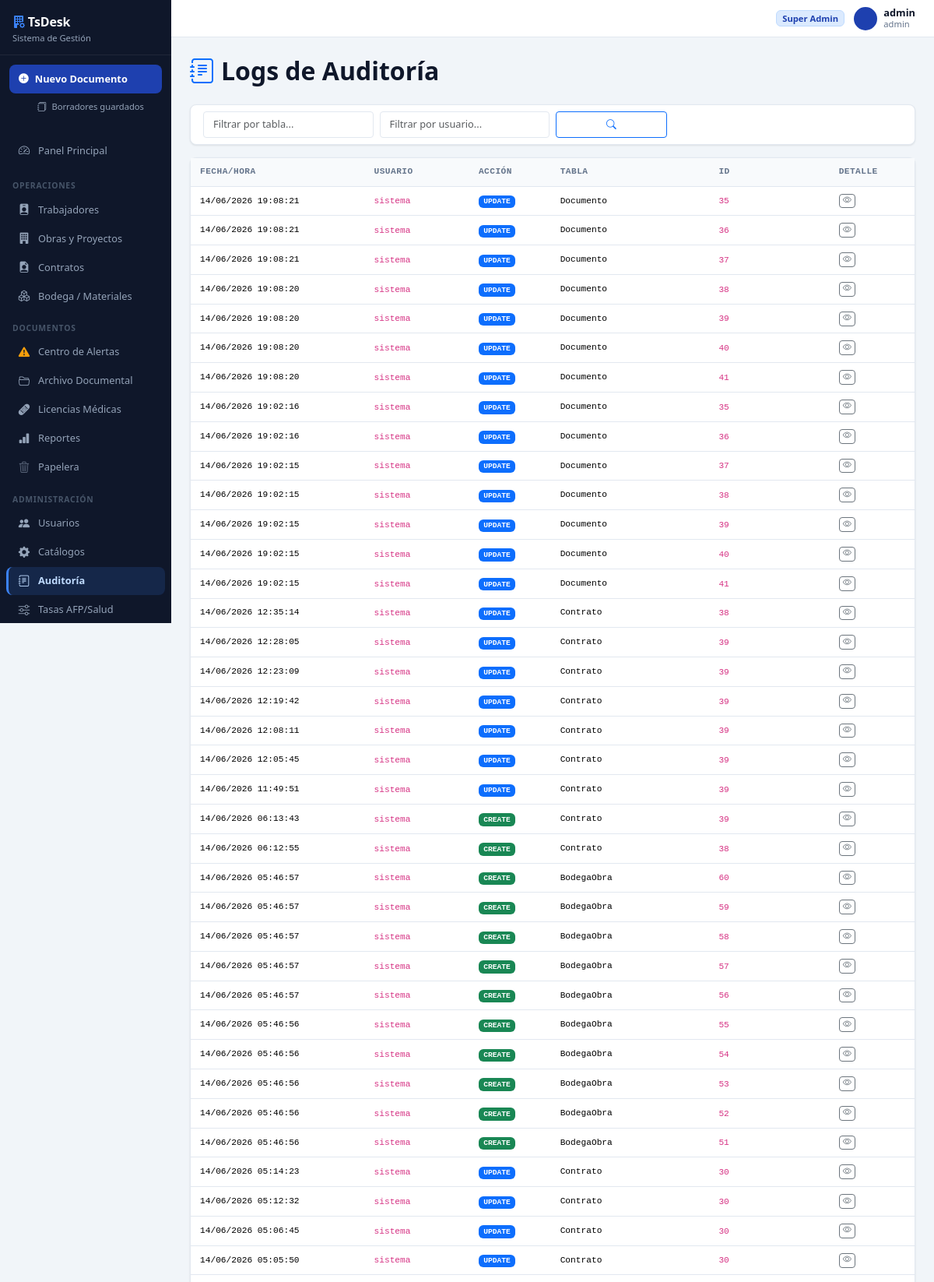
/admin-panel/auditoria/ (signed in, upper part), run on the app's committed database.
### core/models.py (models this page shows, shortened)
class LogAuditoria(models.Model):
    fecha_hora = models.DateTimeField(default=timezone.now)
    usuario = models.CharField(max_length=100)
    accion = models.CharField(max_length=50)
    tabla_afectada = models.CharField(max_length=50)
    registro_id = models.CharField(max_length=50)
    detalle_cambio = models.JSONField()
    class Meta:
        verbose_name = 'Log de Auditoría'
        verbose_name_plural = 'Logs de Auditoría'
        ordering = ['-fecha_hora']

### core/views/admin_views.py (the view)
# urls.py: path('admin-panel/auditoria/', views.admin_auditoria, name='admin_auditoria'),
@login_required
@superuser_required
def admin_auditoria(request):
    tabla = request.GET.get('tabla', '')
    usuario = request.GET.get('usuario', '')
    qs = LogAuditoria.objects.all()
    if tabla:
        qs = qs.filter(tabla_afectada__icontains=tabla)
    if usuario:
        qs = qs.filter(usuario__icontains=usuario)
    logs = qs.order_by('-fecha_hora')[:200]
    return render(request, 'admin_panel/auditoria.html', {
        'logs': logs, 'tabla': tabla, 'usuario': usuario
    })

### core/views/admin_views.py (called while the page is built)
def superuser_required(view_func):
    return user_passes_test(lambda u: u.is_superuser)(view_func)

### templates/admin_panel/auditoria.html (shortened to what this page needs)
{% extends 'base.html' %}
{% block content %}
<div class="d-flex justify-content-between align-items-center mb-4">
  <h2 class="mb-0 fw-bold"><i class="bi bi-journal-text text-primary me-2"></i>Logs de Auditoría</h2>
</div>
<div class="card border-0 shadow-sm mb-3">
  <div class="card-body py-2">
    <form method="get" class="row g-2 align-items-end">
      <div class="col-md-3">
        <input type="text" name="tabla" value="{{ tabla }}" class="form-control" placeholder="Filtrar por tabla...">
      </div>
      <div class="col-md-3">
        <input type="text" name="usuario" value="{{ usuario }}" class="form-control" placeholder="Filtrar por usuario...">
      </div>
      <div class="col-md-2">
        <button type="submit" class="btn btn-outline-primary w-100"><i class="bi bi-search"></i></button>
      </div>
    </form>
  </div>
</div>
<div class="card border-0 shadow-sm">
  <div class="table-responsive">
    <table class="table table-sm table-hover font-monospace mb-0">
      <thead class="table-dark">
        <tr><th>Fecha/Hora</th><th>Usuario</th><th>Acción</th><th>Tabla</th><th>ID</th><th>Detalle</th></tr>
      </thead>
      <tbody>
        {% for log in logs %}
        <tr>
          <td class="small text-nowrap">{{ log.fecha_hora|date:"d/m/Y H:i:s" }}</td>
          <td><code>{{ log.usuario }}</code></td>
          <td>
            <span class="badge {% if log.accion == 'CREATE' %}bg-success{% elif log.accion == 'UPDATE' %}bg-primary{% else %}bg-danger{% endif %}">
              {{ log.accion }}
            </span>
          </td>
          <td class="small">{{ log.tabla_afectada }}</td>
          <td><code>{{ log.registro_id }}</code></td>
          <td>
            <button class="btn btn-xs btn-sm btn-outline-secondary py-0 px-1" data-bs-toggle="collapse"
                    data-bs-target="#detail{{ log.pk }}">
              <i class="bi bi-eye"></i>
            </button>
          </td>
        </tr>
        {% empty %}
        <tr><td colspan="6" class="text-center text-muted py-4">Sin registros de auditoría.</td></tr>
        {% endfor %}
      </tbody>
    </table>
  </div>
</div>
{% endblock %}

### templates/base.html (shortened to what this page needs)
<!DOCTYPE html>
<html lang="es">
<head>
  <link href="https://cdn.jsdelivr.net/npm/bootstrap@5.3.3/dist/css/bootstrap.min.css" rel="stylesheet">
  <link href="https://cdn.jsdelivr.net/npm/bootstrap-icons@1.11.3/font/bootstrap-icons.css" rel="stylesheet">
  <link rel="stylesheet" href="/static/css/custom-theme.css">
</head>
<body>
{% if user.is_authenticated %}
<div id="layoutWrapper">
  <nav id="sidebarMenu">
    <div class="sidebar-logo">
      <div class="brand-name"><i class="bi bi-building-fill-gear me-1" style="color:#3b82f6"></i>TsDesk</div>
      <div class="brand-sub">Sistema de Gestión</div>
    </div>
    <div class="sidebar-primary-action">
      <a href="{% url 'doc_generado_create' %}"
         class="btn-new-doc {% if request.resolver_match.url_name == 'doc_generado_create' %}active{% endif %}">
        <i class="bi bi-plus-circle-fill"></i>Nuevo Documento
      </a>
      <a href="{% url 'doc_generado_borradores' %}"
         class="sidebar-sub-link mt-1 {% if request.resolver_match.url_name == 'doc_generado_borradores' %}active{% endif %}">
        <i class="bi bi-journals" style="font-size:.75rem"></i>Borradores guardados
      </a>
    </div>
    <ul class="sidebar-nav" style="padding-bottom:.25rem">
      <li>
        <a href="{% url 'dashboard' %}"
           class="{% if request.resolver_match.url_name == 'dashboard' %}active{% endif %}">
          <i class="bi bi-speedometer2 nav-icon"></i>Panel Principal
        </a>
      </li>
    </ul>
    <div class="sidebar-section">
      <span class="sidebar-section-label">Operaciones</span>
    </div>
    <ul class="sidebar-nav">
      <li>
        <a href="{% url 'trabajadores_list' %}"
           class="{% if 'trabajadores' in request.resolver_match.url_name %}active{% endif %}">
          <i class="bi bi-person-badge-fill nav-icon"></i>Trabajadores
        </a>
      </li>
      <li>
        <a href="{% url 'obras_list' %}"
           class="{% if 'obras' in request.resolver_match.url_name or request.resolver_match.url_name == 'obra_detail' or request.resolver_match.url_name == 'obra_ingreso_rapido' %}active{% endif %}">
          <i class="bi bi-building-fill nav-icon"></i>Obras y Proyectos
        </a>
      </li>
      <li>
        <a href="{% url 'contratos_list' %}"
           class="{% if 'contrato' in request.resolver_match.url_name and 'doc' not in request.resolver_match.url_name and 'obra' not in request.resolver_match.url_name %}active{% endif %}">
          <i class="bi bi-file-earmark-person-fill nav-icon"></i>Contratos
        </a>
      </li>
      <li>
        <a href="{% url 'bodega_index' %}"
           class="{% if 'bodega' in request.resolver_match.url_name %}active{% endif %}">
          <i class="bi bi-boxes nav-icon"></i>Bodega / Materiales
        </a>
      </li>
    </ul>
    <div class="sidebar-section">
      <span class="sidebar-section-label">Documentos</span>
    </div>
    <ul class="sidebar-nav">
      <li>
        <a href="{% url 'documentos_pendientes' %}"
           class="{% if request.resolver_match.url_name == 'documentos_pendientes' %}active{% endif %}">
          <i class="bi bi-exclamation-triangle-fill nav-icon" style="color:#f59e0b"></i>Centro de Alertas
        </a>
      </li>
      <li>
        <a href="{% url 'documentos_central' %}"
           class="{% if request.resolver_match.url_name == 'documentos_central' %}active{% endif %}">
          <i class="bi bi-folder2-open nav-icon"></i>Archivo Documental
        </a>
      </li>
      <li>
        <a href="{% url 'licencia_list' %}"
           class="{% if 'licencia' in request.resolver_match.url_name %}active{% endif %}">
          <i class="bi bi-bandaid-fill nav-icon"></i>Licencias Médicas
        </a>
      </li>
      <li>
        <a href="{% url 'reportes_consolidados' %}"
           class="{% if request.resolver_match.url_name == 'reportes_consolidados' %}active{% endif %}">
          <i class="bi bi-bar-chart-fill nav-icon"></i>Reportes
        </a>
      </li>
      <li>
        <a href="{% url 'papelera_documentos' %}"
           class="{% if request.resolver_match.url_name == 'papelera_documentos' %}active{% endif %}">
          <i class="bi bi-trash3 nav-icon" style="opacity:.6"></i>Papelera
        </a>
      </li>
    </ul>
    {% if user.is_superuser %}
    <div class="sidebar-section">
      <span class="sidebar-section-label">Administración</span>
    </div>
    <ul class="sidebar-nav">
      <li>
        <a href="{% url 'admin_usuarios' %}"
           class="{% if request.resolver_match.url_name == 'admin_usuarios' %}active{% endif %}">
          <i class="bi bi-people-fill nav-icon"></i>Usuarios
        </a>
      </li>
      <li>
        <a href="{% url 'admin_catalogos' %}"
           class="{% if request.resolver_match.url_name == 'admin_catalogos' %}active{% endif %}">
          <i class="bi bi-gear-fill nav-icon"></i>Catálogos
        </a>
      </li>
      <li>
        <a href="{% url 'admin_auditoria' %}"
           class="{% if request.resolver_match.url_name == 'admin_auditoria' %}active{% endif %}">
          <i class="bi bi-journal-text nav-icon"></i>Auditoría
        </a>
      </li>
      <li>
        <a href="{% url 'config_remuneraciones_list' %}"
           class="{% if 'config_remuneraciones' in request.resolver_match.url_name %}active{% endif %}">
          <i class="bi bi-sliders nav-icon"></i>Tasas AFP/Salud
        </a>
      </li>
    </ul>
    {% endif %}
  </nav>
  <div id="mainContent">
    <div id="topbar">
      <div class="topbar-user">
        {% if user.is_superuser %}
          <span class="badge badge-pendiente" style="font-size:var(--text-xs)">Super Admin</span>
        {% else %}
          <span class="badge badge-vigente" style="font-size:var(--text-xs)">Secretaria</span>
        {% endif %}
        <a href="{% url 'perfil_editar' %}" class="text-decoration-none d-flex align-items-center gap-2" title="Mi perfil">
          <div style="width:30px;height:30px;border-radius:50%;background:var(--c-primary);color:#fff;display:flex;align-items:center;justify-content:center;font-size:.72rem;font-weight:700;flex-shrink:0">
          </div>
          <div style="line-height:1.2">
            <div style="font-size:var(--text-sm);font-weight:600;color:var(--c-text)">{{ user.get_full_name|default:user.username }}</div>
            <div style="font-size:var(--text-xs);color:var(--c-muted)">{{ user.username }}</div>
          </div>
        </a>
      </div>
    </div>
    <div id="pageContent">
      {% block content %}{% endblock %}
    </div>
  </div>
</div>
{% else %}
{% block content_auth %}{% endblock %}
{% endif %}
</body>
</html>

### data on the page
LogAuditoria: fecha_hora "14/06/2026 19:08:21", usuario "sistema", accion "UPDATE", tabla_afectada "Documento", registro_id "35"
LogAuditoria: fecha_hora "14/06/2026 19:08:21", usuario "sistema", accion "UPDATE", tabla_afectada "Documento", registro_id "36"
LogAuditoria: fecha_hora "14/06/2026 19:08:21", usuario "sistema", accion "UPDATE", tabla_afectada "Documento", registro_id "37"
LogAuditoria: fecha_hora "14/06/2026 19:08:20", usuario "sistema", accion "UPDATE", tabla_afectada "Documento", registro_id "38"
LogAuditoria: fecha_hora "14/06/2026 19:08:20", usuario "sistema", accion "UPDATE", tabla_afectada "Documento", registro_id "39"
LogAuditoria: fecha_hora "14/06/2026 19:08:20", usuario "sistema", accion "UPDATE", tabla_afectada "Documento", registro_id "40"
LogAuditoria: fecha_hora "14/06/2026 19:08:20", usuario "sistema", accion "UPDATE", tabla_afectada "Documento", registro_id "41"
LogAuditoria: fecha_hora "14/06/2026 19:02:16", usuario "sistema", accion "UPDATE", tabla_afectada "Documento", registro_id "35"
LogAuditoria: fecha_hora "14/06/2026 19:02:16", usuario "sistema", accion "UPDATE", tabla_afectada "Documento", registro_id "36"
LogAuditoria: fecha_hora "14/06/2026 19:02:15", usuario "sistema", accion "UPDATE", tabla_afectada "Documento", registro_id "37"
LogAuditoria: fecha_hora "14/06/2026 19:02:15", usuario "sistema", accion "UPDATE", tabla_afectada "Documento", registro_id "38"
LogAuditoria: fecha_hora "14/06/2026 19:02:15", usuario "sistema", accion "UPDATE", tabla_afectada "Documento", registro_id "39"
LogAuditoria: fecha_hora "14/06/2026 19:02:15", usuario "sistema", accion "UPDATE", tabla_afectada "Documento", registro_id "40"
LogAuditoria: fecha_hora "14/06/2026 19:02:15", usuario "sistema", accion "UPDATE", tabla_afectada "Documento", registro_id "41"
LogAuditoria: fecha_hora "14/06/2026 12:35:14", usuario "sistema", accion "UPDATE", tabla_afectada "Contrato", registro_id "38"
LogAuditoria: fecha_hora "14/06/2026 12:28:05", usuario "sistema", accion "UPDATE", tabla_afectada "Contrato", registro_id "39"
LogAuditoria: fecha_hora "14/06/2026 12:23:09", usuario "sistema", accion "UPDATE", tabla_afectada "Contrato", registro_id "39"
LogAuditoria: fecha_hora "14/06/2026 12:19:42", usuario "sistema", accion "UPDATE", tabla_afectada "Contrato", registro_id "39"
LogAuditoria: fecha_hora "14/06/2026 12:08:11", usuario "sistema", accion "UPDATE", tabla_afectada "Contrato", registro_id "39"
LogAuditoria: fecha_hora "14/06/2026 12:05:45", usuario "sistema", accion "UPDATE", tabla_afectada "Contrato", registro_id "39"
LogAuditoria: fecha_hora "14/06/2026 11:49:51", usuario "sistema", accion "UPDATE", tabla_afectada "Contrato", registro_id "39"
LogAuditoria: fecha_hora "14/06/2026 06:13:43", usuario "sistema", accion "CREATE", tabla_afectada "Contrato", registro_id "39"
LogAuditoria: fecha_hora "14/06/2026 06:12:55", usuario "sistema", accion "CREATE", tabla_afectada "Contrato", registro_id "38"
LogAuditoria: fecha_hora "14/06/2026 05:46:57", usuario "sistema", accion "CREATE", tabla_afectada "BodegaObra", registro_id "60"
LogAuditoria: fecha_hora "14/06/2026 05:46:57", usuario "sistema", accion "CREATE", tabla_afectada "BodegaObra", registro_id "59"
LogAuditoria: fecha_hora "14/06/2026 05:46:57", usuario "sistema", accion "CREATE", tabla_afectada "BodegaObra", registro_id "58"
LogAuditoria: fecha_hora "14/06/2026 05:46:57", usuario "sistema", accion "CREATE", tabla_afectada "BodegaObra", registro_id "57"
LogAuditoria: fecha_hora "14/06/2026 05:46:57", usuario "sistema", accion "CREATE", tabla_afectada "BodegaObra", registro_id "56"
LogAuditoria: fecha_hora "14/06/2026 05:46:56", usuario "sistema", accion "CREATE", tabla_afectada "BodegaObra", registro_id "55"
LogAuditoria: fecha_hora "14/06/2026 05:46:56", usuario "sistema", accion "CREATE", tabla_afectada "BodegaObra", registro_id "54"
LogAuditoria: fecha_hora "14/06/2026 05:46:56", usuario "sistema", accion "CREATE", tabla_afectada "BodegaObra", registro_id "53"
LogAuditoria: fecha_hora "14/06/2026 05:46:56", usuario "sistema", accion "CREATE", tabla_afectada "BodegaObra", registro_id "52"
LogAuditoria: fecha_hora "14/06/2026 05:46:56", usuario "sistema", accion "CREATE", tabla_afectada "BodegaObra", registro_id "51"
LogAuditoria: fecha_hora "14/06/2026 05:14:23", usuario "sistema", accion "UPDATE", tabla_afectada "Contrato", registro_id "30"
LogAuditoria: fecha_hora "14/06/2026 05:12:32", usuario "sistema", accion "UPDATE", tabla_afectada "Contrato", registro_id "30"
LogAuditoria: fecha_hora "14/06/2026 05:06:45", usuario "sistema", accion "UPDATE", tabla_afectada "Contrato", registro_id "30"
LogAuditoria: fecha_hora "14/06/2026 05:05:50", usuario "sistema", accion "UPDATE", tabla_afectada "Contrato", registro_id "30"

### other printed values
{{ user.get_full_name|default:user.username }} "admin"
{{ user.username }} "admin"
